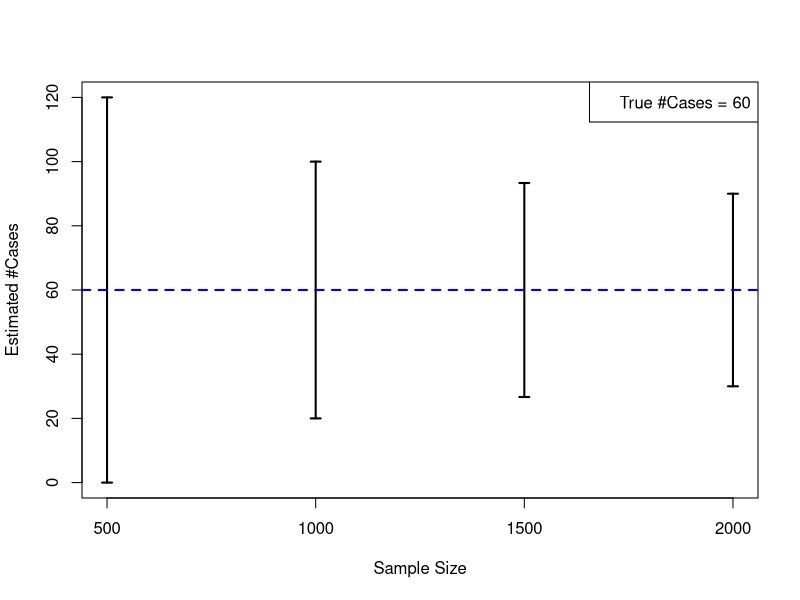
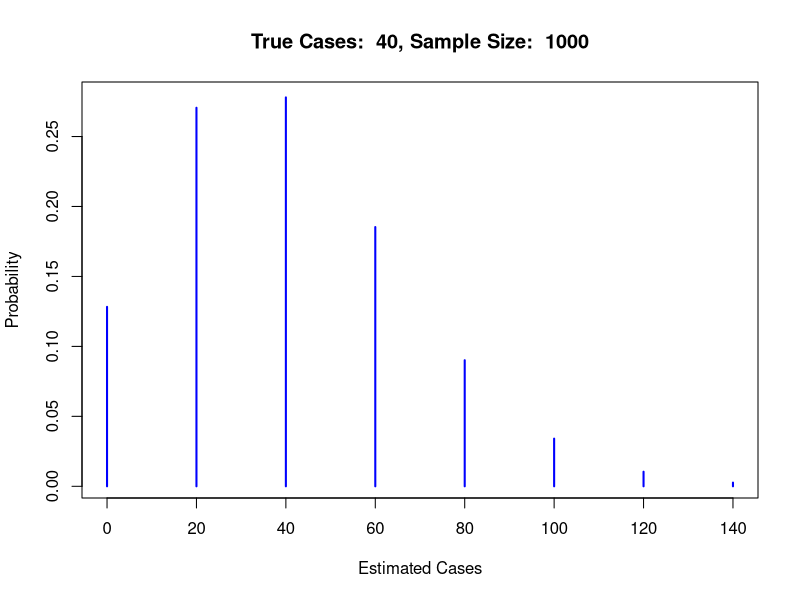
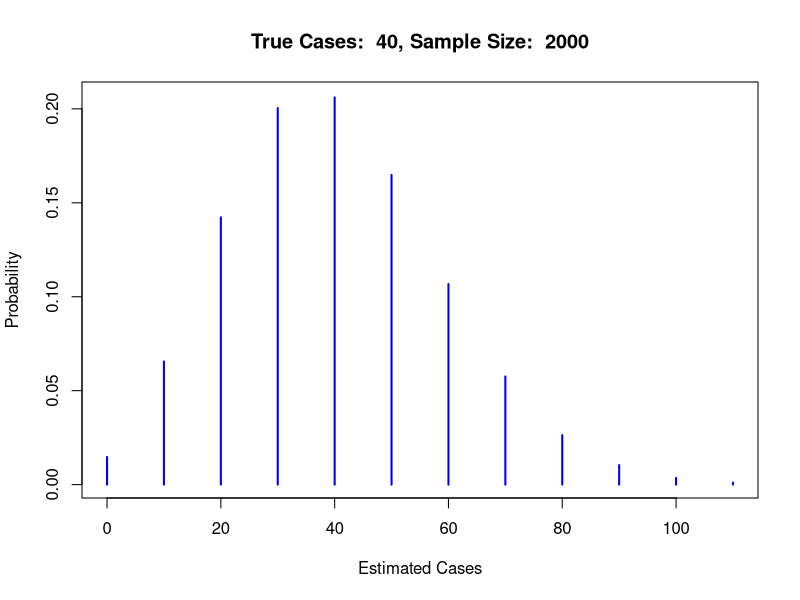
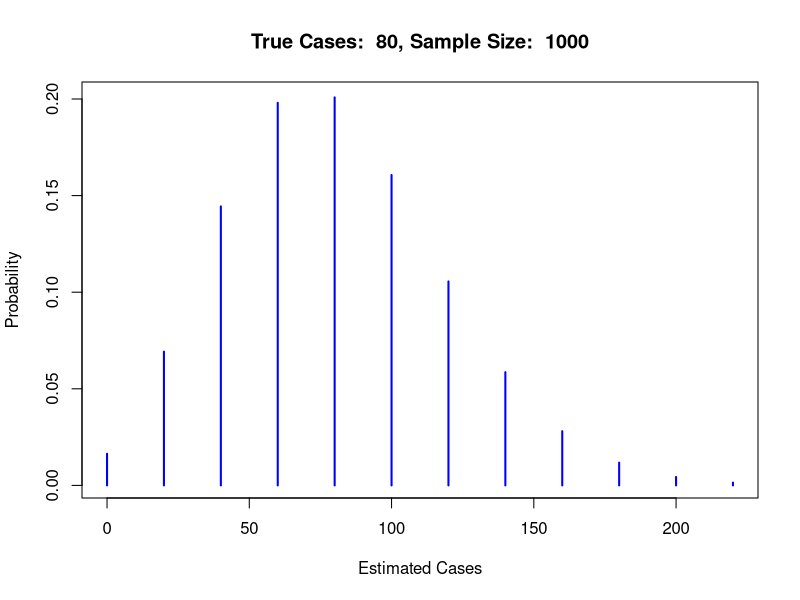

Generate these figures, in order, with R:
## ---- chunk 1
knitr::opts_chunk$set(echo = TRUE)
## ---- chunk 2
get_pool_fraction <- function(pool_size, prob_positive) {
  1 / pool_size + 1 - (1 - prob_positive)^pool_size
}
get_pool_tests <- function(n, pool_size, prob_positive) {
  round(n * get_pool_fraction(pool_size, prob_positive))
}
## ---- chunk 3
N <- 20000
cases <- (2:10) * 10 
prevalence <- 100 * cases / N
n_tests <- round((20000 + 1) / (cases + 1))
foo <- as.data.frame(cbind(cases, prevalence, n_tests))
knitr::kable(foo, col.names = c('#Cases ($C$)', 'Prevalence (%)', 'Expected #Samples'),
             caption = 'Expected number of samples before the first positive result under random sampling without replacement from a population of size 20,000.')
## ---- chunk 4
get_est_range <- function(sample_size, Npositive, popn_size = 20000, alpha = 0.2) {
  Plower <- qhyper(alpha / 2, Npositive, popn_size - Npositive, sample_size)
  Pupper <- qhyper(1 - alpha / 2, Npositive, popn_size - Npositive, sample_size)
  Elower <- popn_size * Plower / sample_size
  Eupper <- popn_size * Pupper / sample_size
  return(c(floor(Elower), ceiling(Eupper)))
}
plot_est_range <- function(sample_size, Npositive, popn_size = 20000, alpha = 0.2) {
# vectorized over sample_size
  Plower <- qhyper(alpha / 2, Npositive, popn_size - Npositive, sample_size)
  Pupper <- qhyper(1 - alpha / 2, Npositive, popn_size - Npositive, sample_size)
  Elower <- popn_size * Plower / sample_size
  Eupper <- popn_size * Pupper / sample_size
  matplot(sample_size, cbind(Elower, Eupper),
          xlab = 'Sample Size', ylab = 'Estimated #Cases',
          main = '', pch = '')
  arrows(sample_size, Elower, sample_size, Eupper, length = 0.05,
         angle = 90, code = 3, lwd = 2)
  abline(h = Npositive, lty = 2, col = 'blue', lwd = 2)
  title1 <- 'True #Cases = '
  title2 <- bquote(.(Npositive))
  mytitle <- paste0(title1, title2)
  legend('topright', legend = mytitle)
}
## ---- chunk 5
plot_est_range(c(500, 1000, 1500, 2000), 60)
## ---- chunk 6
p1 <- 20/20000
p2 <- 100/20000
k <- 6
c(1 / k + 1 - (1 - p1)^k, 1 / k + 1 - (1 - p2)^k)
## ---- chunk 7
get_power <- function(n, p, p0, alpha = 0.1) {
  mu <- (p - p0) / sqrt(p0 * (1 - p0) /n)
  s <- sqrt(p * (1 - p) / (p0 * (1 - p0)))
  alpha <- 0.1
  critical_value <- qnorm(0.9)
  return(1 - pnorm(critical_value, mu, s))
}
get_power(1000, p = 100/20000, p0 = 20/20000)
get_power(1400, p = 40/20000, p0 = 20/20000)
get_power(1400, p = 80/20000, p0 = 20/20000)
get_power(1400, p = 160/20000, p0 = 20/20000)
## ---- chunk 8
plot_C_hat <- function(n, C, N = 20000) {
  lower <- qhyper(0.001, C, N - C, n)
  upper <- qhyper(0.999, C, N - C, n)
  C_hat <- N * lower:upper / n
  prob_C_hat <- dhyper(lower:upper, C, N - C, n)
  title1 <- paste('True Cases: ', bquote(.(C)))
  title2 <- paste('Sample Size: ', bquote(.(n)))
  mytitle <- paste0(title1, ', ', title2)
  plot(C_hat, prob_C_hat, type = 'h', ylab = 'Probability', xlab = 'Estimated Cases',
       col = 'blue', lwd = 2, main = mytitle)
}
plot_C_hat(1000, 40)
## ---- chunk 9
d_C_hat <- function(x, n, C, N = 20000) {
  dhyper(n * x / N, C, N - C, n)
}
## ---- chunk 10
plot_C_hat(2000, 40)
## ---- chunk 11
plot_C_hat(1000, 80)
